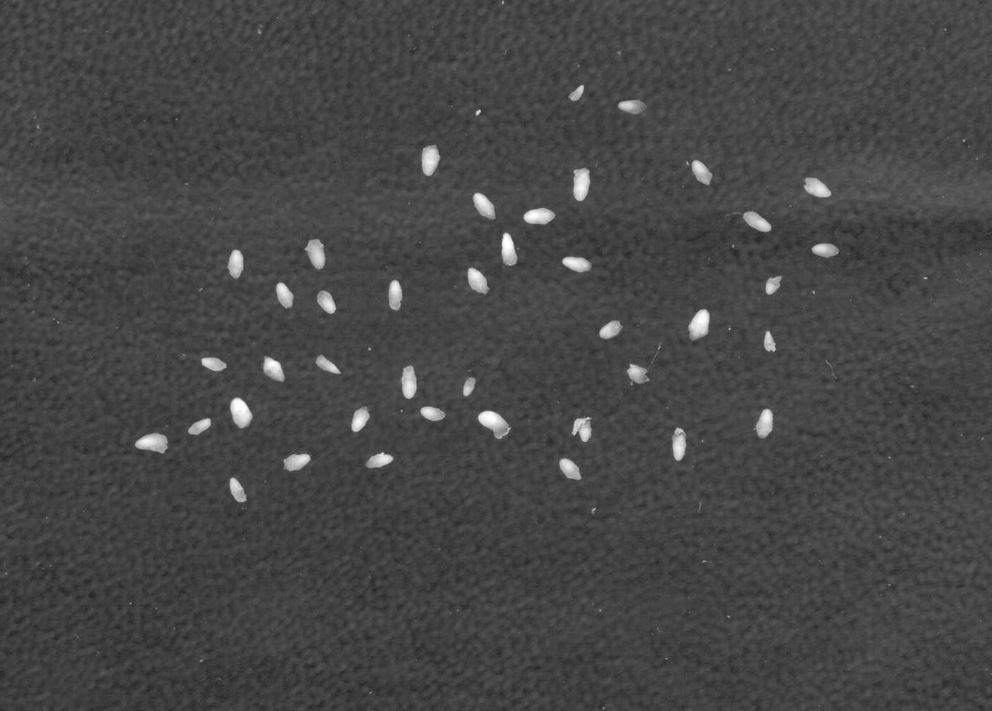
%> input picture em1embryo.bmp, 992 x 711 px, shrunk from 1391 x 997 before the run
$ octave partII_1_2_3.m   (GNU Octave 9; MATLAB toolbox functions it lacks are replaced by stand-ins)
%> lines starting %> are read from the running program, lines starting %| are printed output that depends on the picture; in (x1, y1, x2, y2) boxes, pixels count from 0 and x2, y2 are one past the last pixel; in counts of white or black regions, pixels touching at a corner belong together; the program's own positions count from 1
### plotellipse.m
function varargout = plotellipse(varargin)
%PLOTELLIPSE   Plot parametrically specified ellipse
%
%   PLOTELLIPSE(Z, A, B, ALPHA) Plots the ellipse specified by Z, A, B,
%       ALPHA (as returned by FITELLIPSE)
%
%       A, B are positive scalars, Z a 2x1 column vector, and
%       ALPHA a rotation angle, such that the equation of the ellipse is:
%           X = Z + Q(ALPHA) * [A * cos(phi); B * sin(phi)]
%       where Q(ALPHA) is the rotation matrix
%           Q(ALPHA) = [cos(ALPHA) -sin(ALPHA);
%                       sin(AlPHA) cos(ALPHA)]
%
%   PLOTELLIPSE(..., LineSpec) passes the LineSpec string to the plot
%       command (e.g. 'r--')
%
%   PLOTELLIPSE(Hax, ...) plots into the axes specified by the axes handle
%       Hax
%
%   H = PLOTELLIPSE(...) returns a handle to the created lineseries object
%       created by the plot command
%
%   Example:
%       % Ellipse centred at 10,10, with semiaxes 5 and 3, rotated by pi/4
%       a = 5;
%       b = 3;
%       z = [10; 10]
%       alpha = pi/4;
%       plotellipse(z, a, b, alpha)
%
%   See also FITELLIPSE

% Copyright Richard Brown. This code can be freely reused and modified so
% long as it retains this copyright clause

error(nargchk(4, 6, nargin, 'struct'));
error(nargchk(0, 1, nargout, 'struct'));

% Parse and check inputs
if ishandle(varargin{1})
    hAx = varargin{1};
    varargin(1) = [];
else
    hAx = gca();
end

% Ellipse centre
z = varargin{1};
z = z(:);
if length(z) ~= 2
    error('plotellipse:InvalidCentre', ...
        'Ellipse center must be a 2 element column vector');
end

a = varargin{2};
b = varargin{3};
if ~isscalar(a) || ~isscalar(b) || a < 0 || b < 0
    error('plotellipse:InvalidAxes', ...
        'A, B must be real, positive scalars');
end

alpha = varargin{4};
if ~isscalar(alpha)
    error('plotellipse:InvalidConstant', ...
        'Rotation angle alpha must be a real scalar, in radians');
end
varargin(1:4) = [];

% See if a linespec is supplied
if ~isempty(varargin)
    linespec = varargin{1};
else
    linespec ='green';
end

% form the parameter vector
npts = 100;
t = linspace(0, 2*pi, npts);

% Rotation matrix
Q = [cos(alpha), -sin(alpha); sin(alpha) cos(alpha)];
% Ellipse points
X = Q * [a * cos(t); b * sin(t)] + repmat(z, 1, npts);

% The actual plotting one-liner
h = plot(hAx, X(1,:), X(2,:), linespec, 'LineWidth',1.9);

% Return the handle if asked for
if nargout == 1
    varargout = {h};
end

### partII_1_2_3.m
clc; clear; close all; f = 20;
I = imread("em1embryo.bmp");
%> I is the input picture: size 711x992 uint8; min 35, max 255, mean 70.3
s = size(I);
figure(1); imshow(I);title("Original image",fontsize=f);
J = imbinarize(I,0.5);
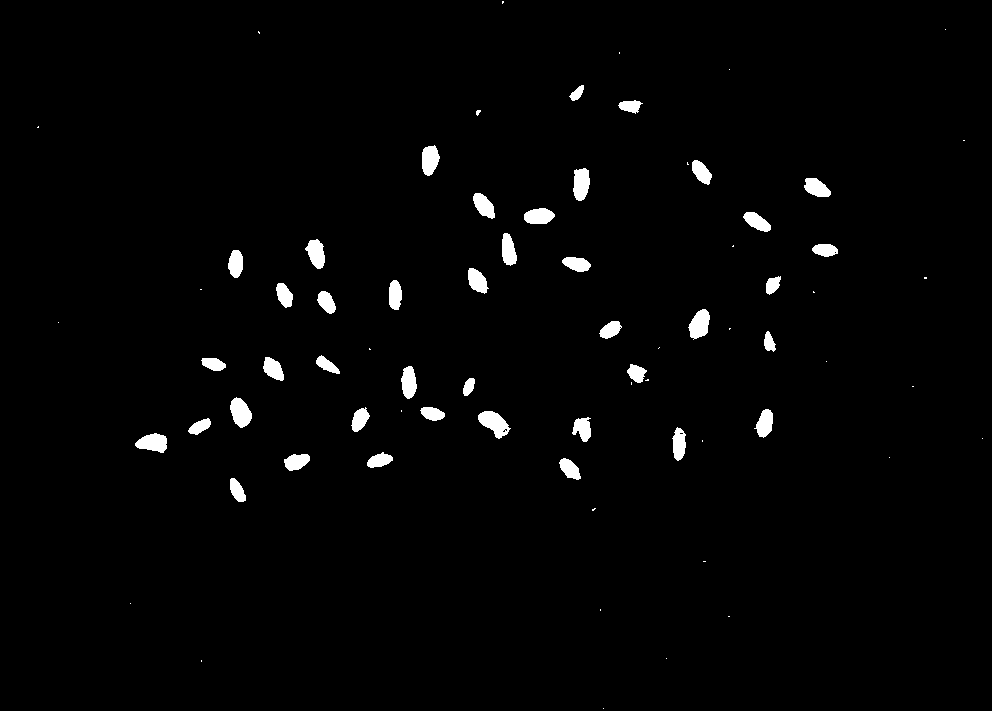
%> J: size 711x992 logical; 1.8% white; 74 white regions (32 under 20 px), largest, box (x1, y1, x2, y2) and area: (478, 411, 511, 439) 512, (230, 397, 252, 428) 462, (688, 309, 710, 340) 456
figure(2); imshow(J);title("Binarized image",fontsize=f);
E = strel("disk",3);
B = imerode(J,E);C = imdilate(B,E);
%> after `B = imerode(J,E)`:
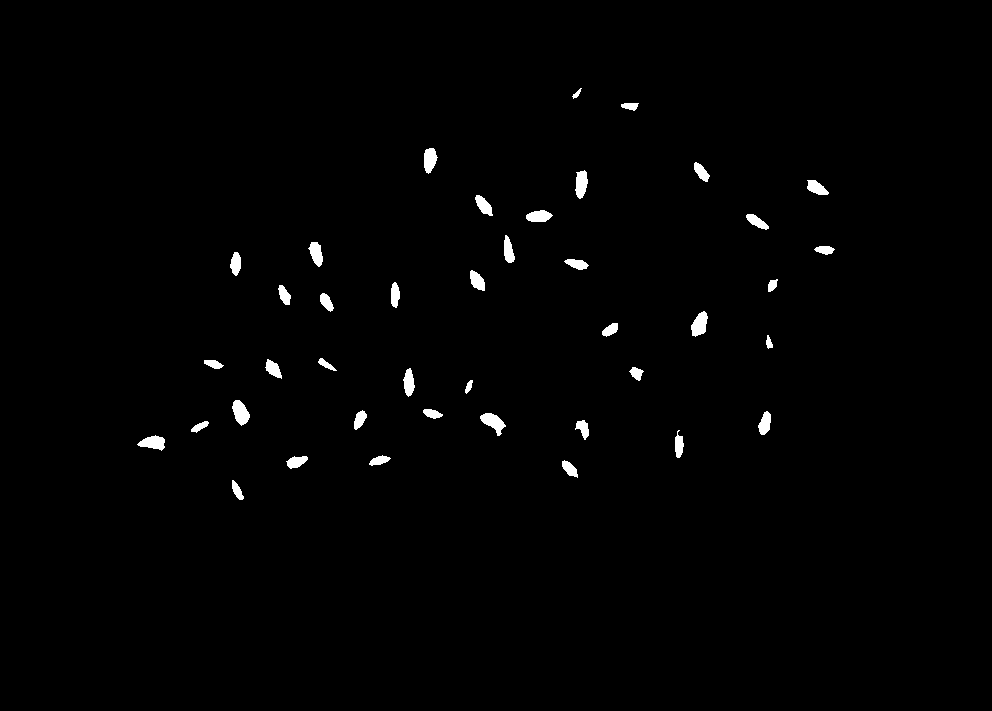
%> B: size 711x992 logical; 1% white; 41 white regions, largest, box (x1, y1, x2, y2) and area: (480, 413, 506, 436) 301, (232, 400, 250, 426) 300, (691, 311, 708, 337) 292
figure(3); imshow(C);
title("Binarized image after morphological processing",fontsize=f);
[L,num]=bwlabel(C,8);num
%> after `[L,num]=bwlabel(C,8)`:
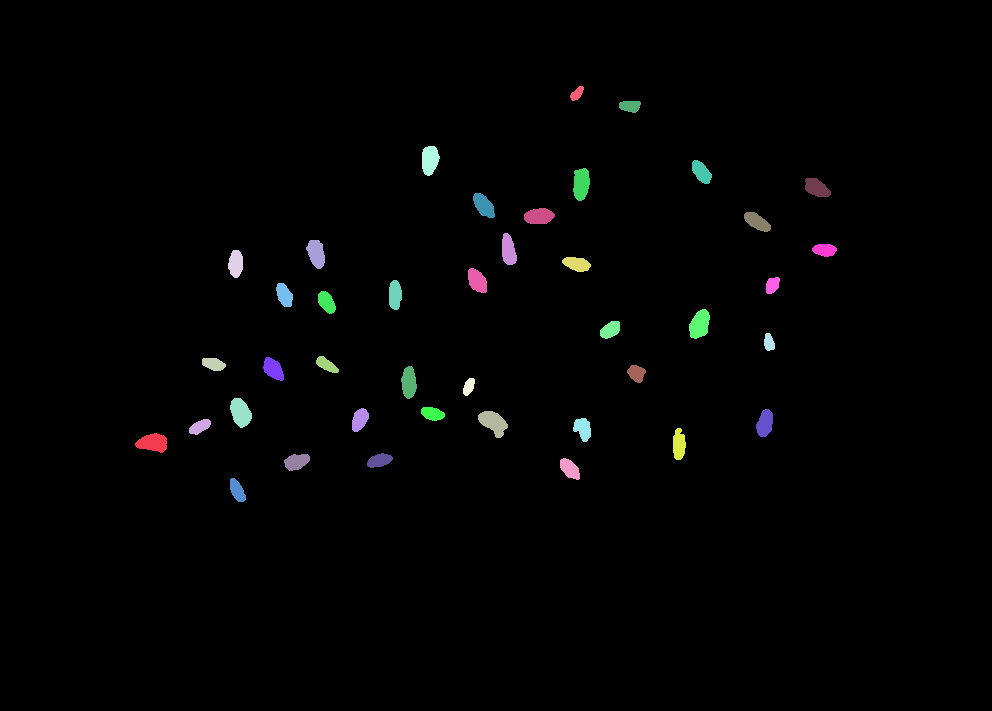
%> L: size 711x992 double; 42 distinct labels, from 0 to 41; one colour per label, 0 black
%> after `[L,num]=bwlabel(C,8)`: num = 41
%> after `num`: num = 41
B = bwboundaries(C);
%> B = 41 boundaries; largest, box (x1, y1, x2, y2) and points: (573, 168, 590, 201) 77, (478, 411, 508, 438) 76, (135, 433, 167, 453) 75, (673, 428, 686, 460) 73, (689, 309, 710, 339) 73
Bm = cell2mat(B);
%> Bm = 2474 rows, first 12: [444 136; 443 137; 442 138; 441 139; 440 140; 440 141; 439 142; 438 143; 438 144; 437 145; 437 146; 436 147]
figure(4);imshow(C);hold on;
boundary_im = zeros(s(1),s(2));
figure(4);plot(Bm(:,2),Bm(:,1),'r.',LineWidth=2);title('Boundaries marked',fontsize=f);
%> after `title('Boundaries marked',fontsize=f)`:
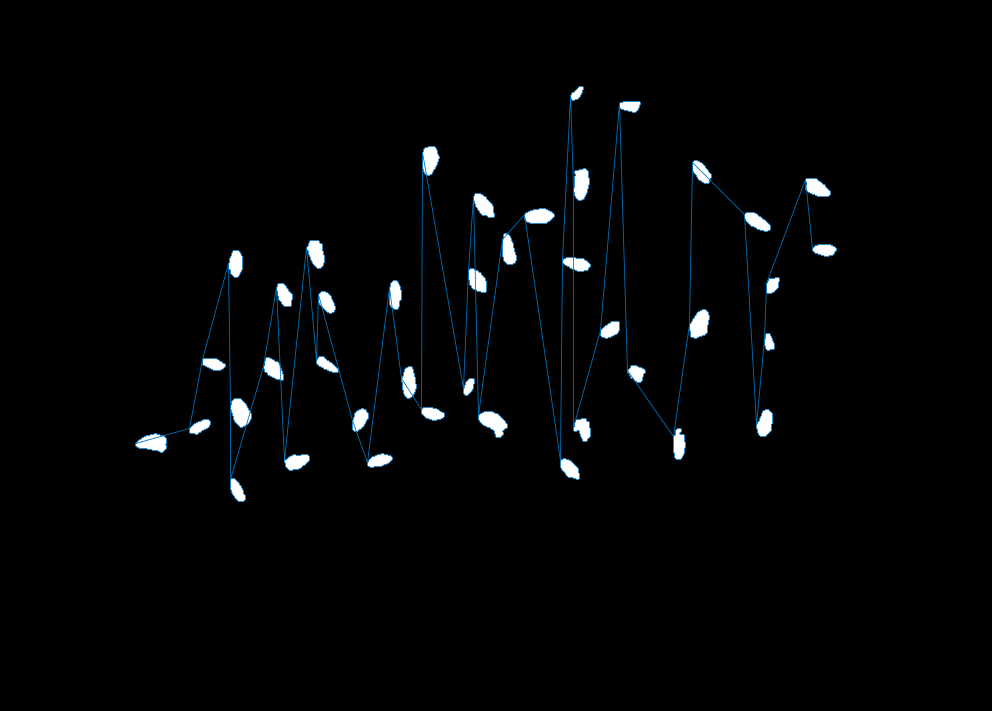
%> figure redrawn from the program's plot data; its title reads 'Boundaries marked'
figure(5);imshow(C);hold on;title('Ellipse approximation',fontsize=f);
area = zeros(1,num);
pixcount = zeros(1,num);
for ii = 1:num
    A = zeros(s); A(find(L==ii))=1;
    pixcount(ii) = sum(A(:));
    B = bwboundaries(A);
    Bm = cell2mat(B);
    boundary_im = zeros(s(1),s(2));
    [Z, A, B, alpha]=fitellipse(Bm','linear');
    T(1,1)=Z(2,1);
    T(2,1)=Z(1,1);
    plotellipse(T,B,A,-alpha); hold on;
    area(ii) = pi*A*B;
end
%> this loop made 41 passes
%> (Z, z in plotellipse, a in plotellipse, b in plotellipse, Q in plotellipse) on passes 1 to 4: ([443.4; 154], [154; 443.4], 8.11, 16.76, [-0.0321 -0.999; 0.999 -0.0321]), ([427.3; 200.4], [200.4; 427.3], 5.24, 12.06, [0.468 -0.884; 0.884 0.468]), ([364.7; 214.3], [214.3; 364.7], 12.05, 5.54, [-0.967 0.255; -0.255 -0.967]), ([264.3; 236.4], [236.4; 264.3], 13.72, 6.92, [0.048 0.999; -0.999 0.048])
%> after the loop, T = [825.4; 250.6]; area = 41 values, max 468.6 at index 22, min 109.9 at index 27, mean 283.1; pixcount = 41 values, max 480 at index 22, min 125 at index 27, mean 308.6
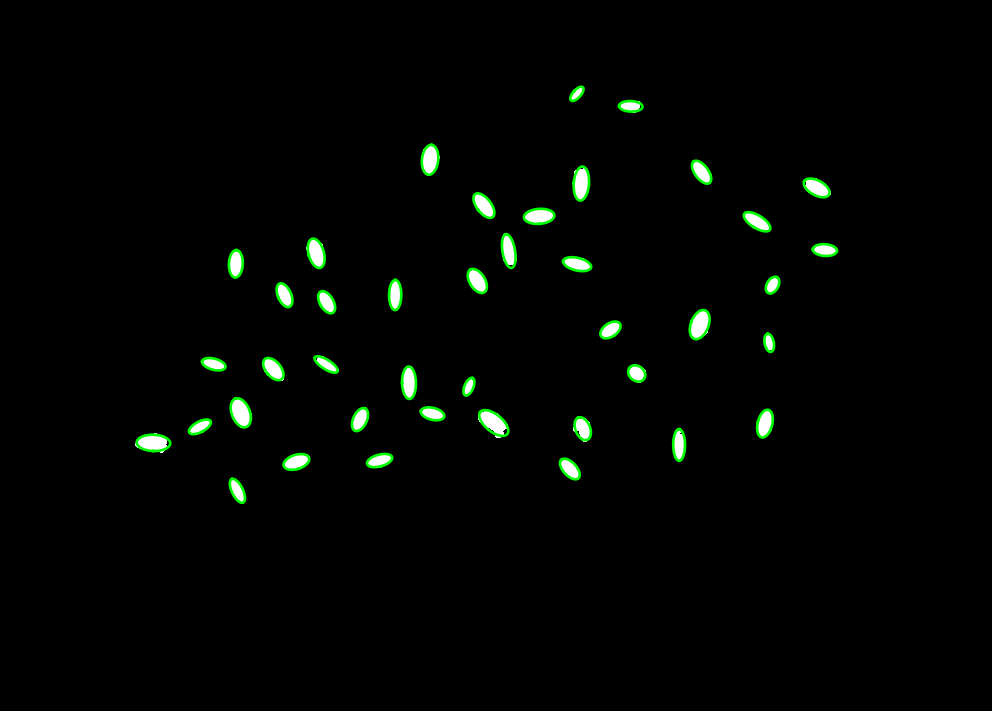
%> figure redrawn from the program's plot data; its title reads 'Ellipse approximation'
area
avg_area_ellipse = mean(area)
%> avg_area_ellipse = 283.1
pixcount
avg_area_pixel = mean(pixcount)
%> avg_area_pixel = 308.6

$ run again, with em2embryo.bmp copied over em1embryo.bmp
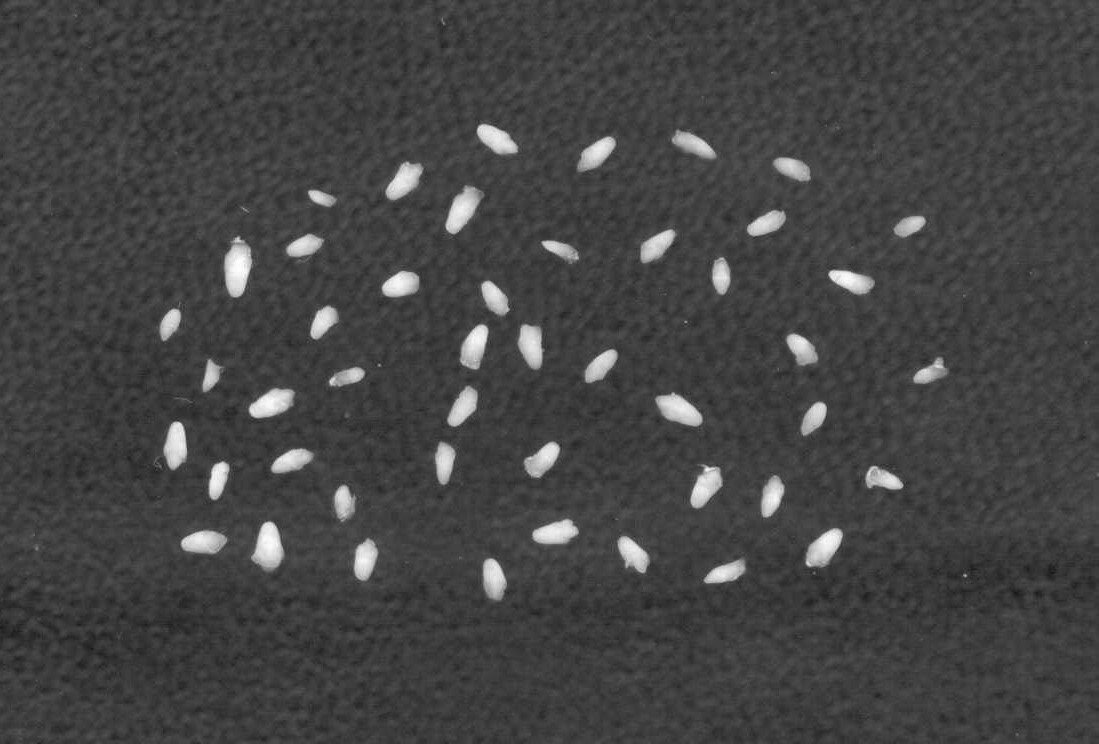
%> input picture em2embryo.bmp, 1099 x 744 px
%> I is the input picture: size 744x1099 uint8; min 24, max 255, mean 68
%> J: size 744x1099 logical; 3.9% white; 53 white regions (6 under 20 px), largest, box (x1, y1, x2, y2) and area: (224, 236, 252, 297) 1192, (251, 521, 284, 569) 1048, (445, 186, 480, 234) 950
%> C: size 744x1099 logical; 3.8% white; 47 white regions, largest, box (x1, y1, x2, y2) and area: (224, 238, 252, 297) 1179, (252, 522, 284, 569) 1043, (656, 394, 702, 426) 943
%> L: size 744x1099 double; 48 distinct labels, from 0 to 47
%> num = 47
%> `B = bwboundaries(C);`: B = 47 boundaries; largest, box (x1, y1, x2, y2) and points: (224, 238, 252, 297) 129, (252, 522, 284, 569) 113, (446, 187, 480, 234) 109, (656, 394, 702, 426) 108, (249, 388, 294, 418) 106
%> `title('Boundaries marked',fontsize=f)`:
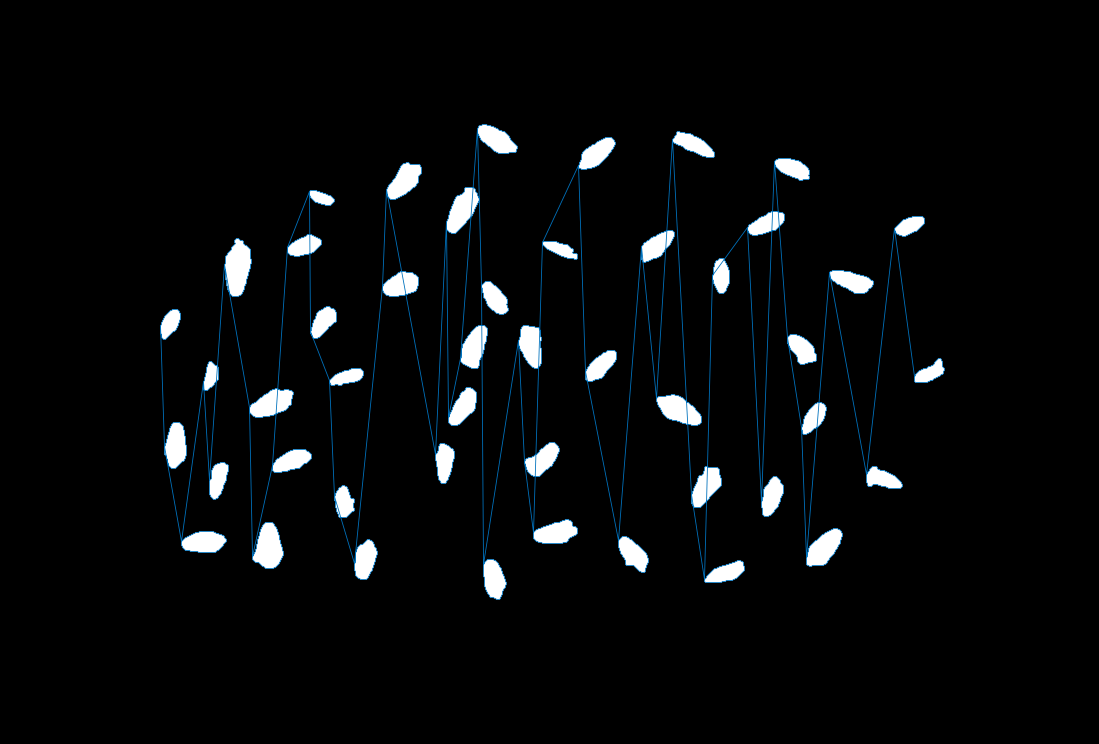
%> figure redrawn from the program's plot data; its title reads 'Boundaries marked'
%> the loop `for ii = 1:num` made 47 passes
%> (Z, z in plotellipse, a in plotellipse, b in plotellipse, Q in plotellipse) on passes 1 to 4: ([324; 170.7], [170.7; 324], 16.02, 7.93, [0.463 0.887; -0.887 0.463]), ([446.7; 176.4], [176.4; 446.7], 10.5, 23.3, [-0.999 0.0538; -0.0538 -0.999]), ([542.8; 204.7], [204.7; 542.8], 10.59, 22.43, [0.0579 -0.998; 0.998 0.0579]), ([376.4; 211.7], [211.7; 376.4], 6.51, 15.81, [-0.971 0.239; -0.239 -0.971])
%> after the loop `for ii = 1:num`: T = [931.6; 372.7]; area = 47 values, max 1122.4 at index 6, min 251.6 at index 11, mean 630.8; pixcount = 47 values, max 1179 at index 6, min 275 at index 11, mean 664.5
%> after the loop `for ii = 1:num`:
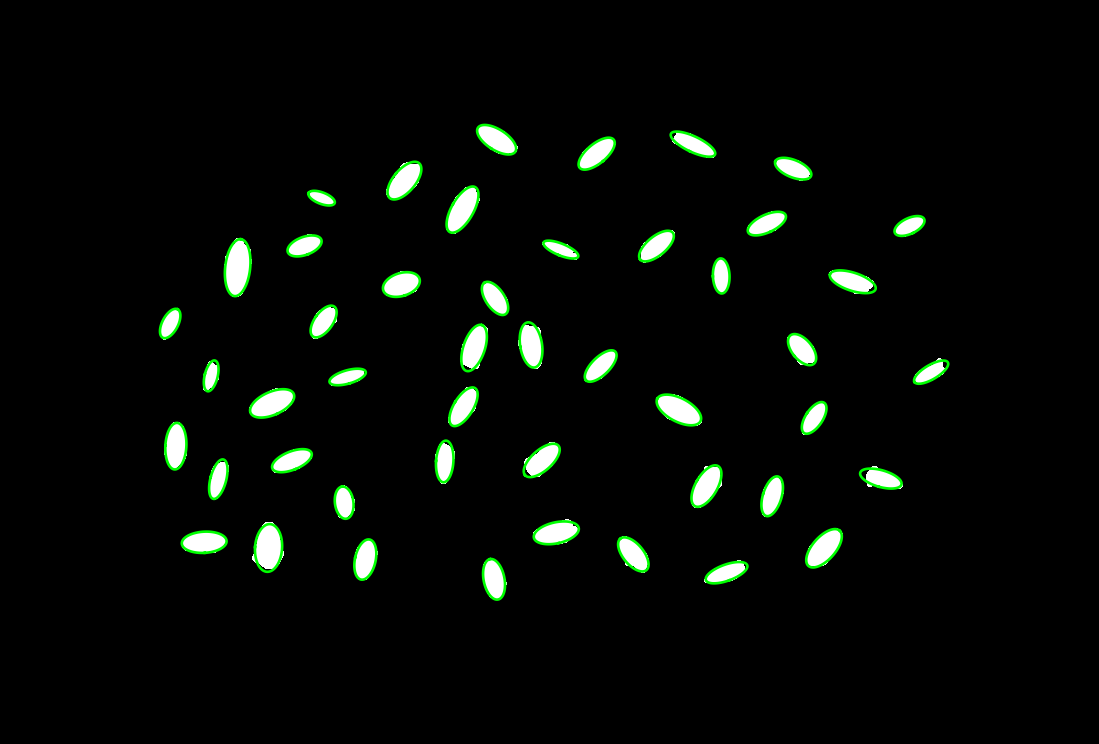
%> figure redrawn from the program's plot data; its title reads 'Ellipse approximation'
%> avg_area_ellipse = 630.8
%> avg_area_pixel = 664.5
